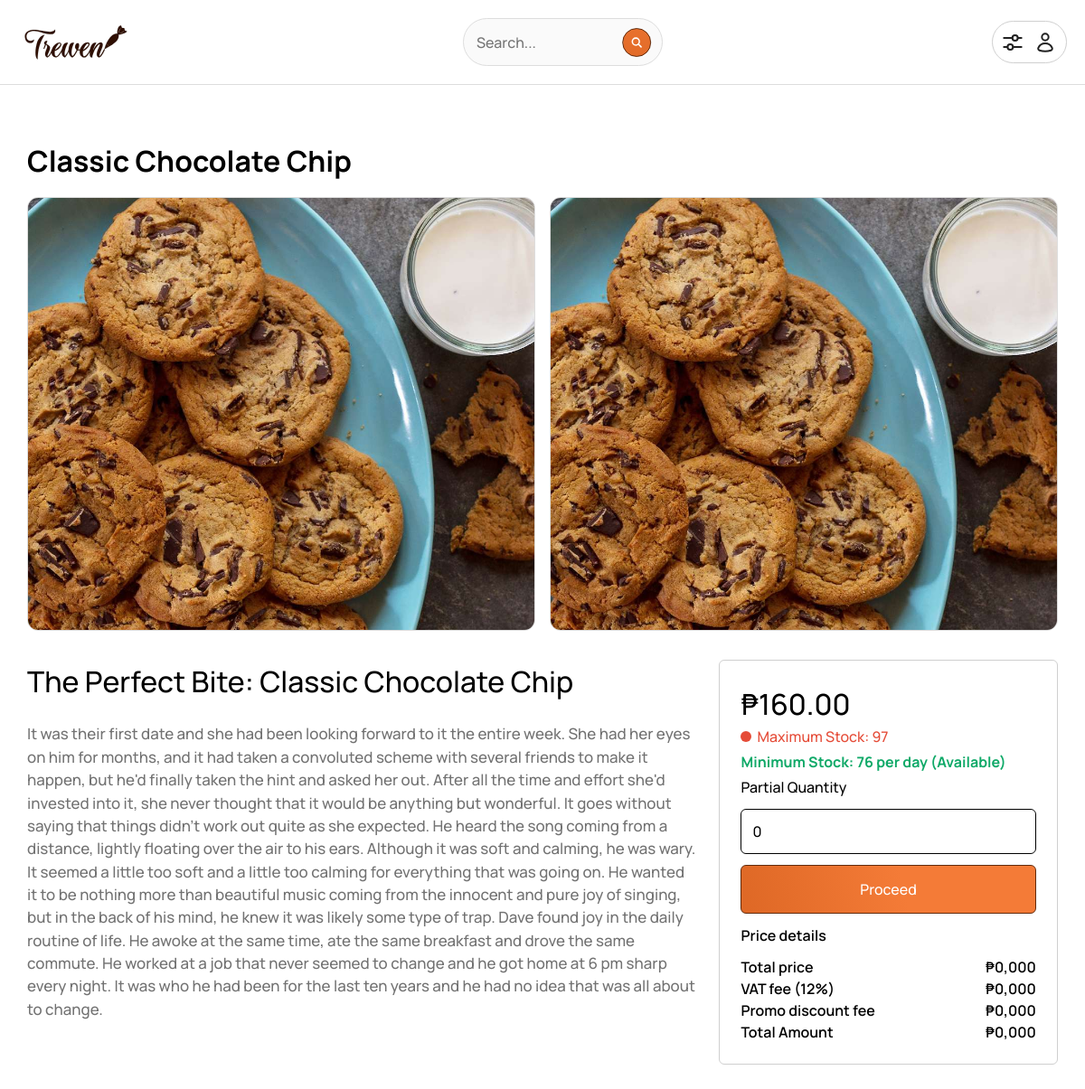
The app's page /views/product?id=3 with its own data.
### tables this page shows
CREATE TABLE `treiven_products` (
  `trv_product_id` int(11) NOT NULL,
  `trv_category_id` int(11) DEFAULT NULL,
  `trv_product_name` varchar(255) DEFAULT NULL,
  `trv_product_info` varchar(4000) DEFAULT NULL,
  `trv_product_price` decimal(10,2) DEFAULT NULL,
  `trv_product_second_price` decimal(10,2) DEFAULT NULL,
  `trv_minimum_stock` int(11) DEFAULT NULL,
  `trv_product_qty_stock` enum('Yes','No') DEFAULT NULL,
  `trv_product_image` longblob DEFAULT NULL,
  `trv_category_name` enum('Brownies','Cakes','Cookies','Specials') DEFAULT NULL,
  `trv_maximum_stock` int(11) DEFAULT NULL
);

### views/product/index.php (the view, shortened to what this page needs)
<?php
$mysql_hostname = "localhost";
$mysql_username = "root";
$mysql_password = "";
$mysql_database = "im101-pastry";
$conn = mysqli_connect($mysql_hostname, $mysql_username, $mysql_password, $mysql_database);
if (isset($_GET['id']) && !empty($_GET['id'])) {
    $productId = $_GET['id'];
    $query = "SELECT * FROM treiven_products WHERE trv_product_id = $productId";
    $result = mysqli_query($conn, $query);
    if ($result && mysqli_num_rows($result) > 0) {
        $row = mysqli_fetch_assoc($result);
        $productName = $row['trv_product_name'];
        $productInfo = $row['trv_product_info'];
        $productPrice = $row['trv_product_price'];
        $productQty = $row['trv_minimum_stock'];
        $productMaxQty = $row['trv_maximum_stock'];
        $productImage = $row['trv_product_image'];
    } else {
        echo "basta error";
        exit;
    }
}
?>
<!DOCTYPE html>
<html lang="en">
<head>
    <link rel="stylesheet" href="../../views/modules/index.css" />
</head>
<body style="overflow: auto;">
    <header class="nav-container">
        <nav class="nav-wrapper">
            <div class="nav-logo">
                <a href="../../">
                    <img src="../../public/trieven.svg" alt="" />
                </a>
            </div>
            <div class="nav-search">
                <input type="text" id="search-input" maxlength="60" placeholder="Search..." disabled>
                <button type="submit">
                </button>
            </div>
            <div class="right-side-wrapper">
                <div class="modal-info">
                </div>
                <div class="auth-user-options">
                </div>
            </div>
        </nav>
    </header>
    <main class="product-container">
        <div class="product-wrapper">
            <div class="product-header">
                <div class="product-title">
                    <h1><?php echo $productName; ?></h1>
                </div>
                <a href="./img-view/?id=<?php echo $productId; ?>" class="product-portrait">
                    <div class="node-one">
                        <img src="../../views/adminpanel/pages/uploads/<?php echo $productImage; ?>" alt="<?php echo $productName; ?>">
                    </div>
                    <div class="node-two">
                        <img src="../../views/adminpanel/pages/uploads/<?php echo $productImage; ?>" alt="<?php echo $productName; ?>">
                    </div>
                </a>
            </div>
            <div class="product-grid-column">
                <div class="product-description">
                    <span>The Perfect Bite: <?php echo $productName; ?></span>
                    <p><?php echo $productInfo; ?></p>
                </div>
                <div class="product-option">
                    <div class="product-first-column">
                        <div class="product-price">
                            <span class="pricey">₱<?php echo $productPrice; ?></span>
                            <div class="product-status">
                                <?php if ($productMaxQty == 20) : ?>
                                    <div style="background: #e6183f;" class="just-circle"></div>
                                    <span style="color: #e6183f; font-weight: bolder;">Maximum Stock: <?php echo $productMaxQty; ?> (Only a few left...)</span>
                                <?php elseif ($productMaxQty == 0) : ?>
                                    <div style="background: #e6183f;" class="just-circle"></div>
                                    <span style="color: #000; font-weight: bolder; text-decoration: underline;">Maximum Stock: <?php echo $productMaxQty; ?> (Out of stock)</span>
                                <?php else : ?>
                                    <div class="just-circle"></div>
                                    <span>Maximum Stock: <?php echo $productMaxQty; ?></span>
                                <?php endif; ?>
                            </div>
                            <div class="product-status">
                                <?php if ($productMaxQty == 0) : ?>
                                    <span style="color: #0fa968; font-weight: bolder;">Minimum Stock: <?php echo $productQty; ?> per day (Out of stock)</span>
                                <?php else : ?>
                                    <span style="color: #0fa968; font-weight: bolder;">Minimum Stock: <?php echo $productQty; ?> per day (Available)</span>
                                <?php endif; ?>
                            </div>
                        </div>
                        <div class="quantity-input">
                            <label>Partial Quantity</label>
                            <input type="number" class="quantity" id="quantity" name="quantity" value="0" min="0">
                        </div>
                        <button class="add-to-cart">Proceed</button>
                    </div>
                    <div class="product-last-column">
                        <span class="last-header">Price details</span>
                        <div class="total-price">
                            <span>Total price</span>
                            <span>₱0,000</span>
                        </div>
                        <div class="total-price">
                            <span>VAT fee (12%)</span>
                            <span>₱0,000</span>
                        </div>
                        <div class="total-price">
                            <span>Promo discount fee</span>
                            <span>₱0,000</span>
                        </div>
                        <div class="total-price">
                            <span>Total Amount</span>
                            <span>₱0,000</span>
                        </div>
                    </div>
                </div>
            </div>
        </div>
    </main>
</body>
</html>

### views/modules/index.css (style rules this page uses)
* { margin: 0; }
*, *::before, *::after { box-sizing: border-box; }
html, body { isolation: isolate; height: 100%; }
body { line-height: 1.5; -webkit-font-smoothing: antialiased; font-family: "Manrope", sans-serif; font-weight: 500; }
a, button { text-decoration: none; cursor: pointer; }
img, picture, video, canvas, svg { display: block; max-width: 100%; }
input, button, textarea, select { font: inherit; }
p, h1, h2, h3, h4, h5, h6 { overflow-wrap: break-word; }

### views/modules/bundles/Navbar.module.css (style rules this page uses)
.nav-container { position: sticky; top: 0; left: 0; width: 100%; border-bottom: 1px solid #ddd; background: #fff; padding: 1.257em; backdrop-filter: blur(8px); z-index: 90; }
.nav-wrapper { display: flex; align-items: center; justify-content: space-between; margin: 0 auto; max-width: 1366px; position: relative; }
.nav-logo, .nav-link-wrapper { user-select: none; }
.nav-logo img { width: 128px; }
.right-side-wrapper { border: 1px solid #cfcfcf; border-radius: 999px; padding: 0.657em; display: flex; align-items: center; cursor: pointer; user-select: none; }
.right-side-wrapper svg { width: 24px; }
.modal-info:first-of-type { margin-right: 12px; }
.nav-search { position: relative; }
.nav-search input[type="text"] { padding: 0.85em; border: 1px solid #dddddd; border-radius: 54px; width: 100%; z-index: 60; cursor: pointer; user-select: none; }
.nav-search button { position: absolute; top: 50%; right: 0px; transform: translate(-40%, -50%); border-radius: 100%; border: 1px solid #622a0b; padding: 0.5em; appearance: none; outline: none; background: linear-gradient(190deg, #f47b37 -168.14%, #cc5817 425.2%); }
.nav-search svg { width: 14px; }

### views/modules/bundles/Product.module.css (style rules this page uses)
.product-container { padding: 3.75em 0; }
.product-wrapper { display: block; margin: 0 auto; max-width: 1140px; }
.product-header { display: inline-flex; justify-content: flex-start; flex-direction: column; width: 100%; }
.product-portrait { display: grid; grid-template-columns: repeat(2, 1fr); gap: 16px; height: 480px; }
.node-one, .node-two { border: 1px solid #ddd; border-radius: 12px; overflow: hidden; }
.product-portrait img { width: 100%; height: 100%; object-fit: cover; }
.product-portrait img:first-of-type { margin-bottom: 8px; }
.product-title { margin-bottom: 16px; }
.product-grid-column { padding-top: 2em; display: flex; align-items: start; justify-content: space-between; flex-direction: row; }
.product-description { max-width: 740px; word-break: normal; margin-right: 1.575em; }
.product-description span { display: block; font-size: 2em; margin-bottom: 0.657em; }
.product-description p { font-size: 1.057em; color: #727272; margin-bottom: 0.457em; }
.product-option { position: sticky; top: 24px; left: 0; user-select: none; padding: 1.457em; width: 100%; background: #fff; border: 1px solid #CFCFCF; border-radius: 6px; }
.product-price { display: flex; align-items: flex-start; flex-direction: column; }
.pricey { font-size: 2em; margin-right: 6px; }
.product-status { display: inline-flex; align-items: center; margin-bottom: 0.257em; }
.just-circle { width: 12px; height: 12px; background: #E54C38; border-radius: 999px; margin-right: 6px; }
.product-status span { color: #E54C38; }
.quantity-input { display: flex; flex-direction: column; margin-bottom: 0.757em; }
.quantity-input label { margin-bottom: 0.757em; }
.quantity-input input { width: 100%; padding: 0.757em; border-radius: 6px; outline: none; border: 1px solid #000; }
.add-to-cart { width: 100%; background: linear-gradient(256deg, #F47B37 44.85%, #CC5817 145.26%); border: 1px solid #622A0B; border-radius: 6px; color: #fff; padding: 0.857em; margin-top: 0em; margin-bottom: 0.757em; transition: all 0.2s ease; }
.product-last-column { font-weight: 600; }
.total-price { display: flex; justify-content: space-between; }
.last-header { display: block; margin-bottom: 0.67em; }

### records on screen
treiven_products: trv_product_name "Classic Chocolate Chip", trv_product_image (picture), trv_product_info "It was their first date and she had been looking forward to it the entire week. She had her eyes on him for months, and it had taken a convoluted scheme with several friends to make it happen, but he'd finally taken the hint and asked her out. After all the time and effort she'd invested into it, she never thought that it would be anything but wonderful. It goes without saying that things didn't work out quite as she expected. He heard the song coming from a distance, lightly floating over the air to his ears. Although it was soft and calming, he was wary. It seemed a little too soft and a little too calming for everything that was going on. He wanted it to be nothing more than beautiful…", trv_product_price "160.00", trv_maximum_stock "97", trv_minimum_stock "76"
